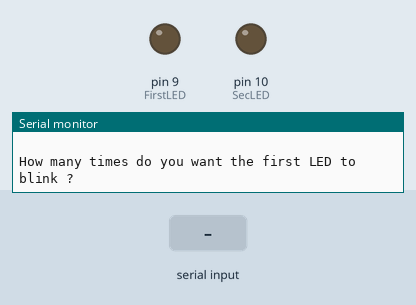
Simulated run of this sketch. Board: Arduino Uno, built with avr-gcc and run on an emulated ATmega328P. Shown: output pins drawn as LEDs (lit = HIGH), the last lines printed to the serial monitor. Dashed ring = blinking. The test bench sets the inputs (shaded band).

Above: at 0.9 s.
1.0 s: "90,45,200,10,150,30\n" received over Serial
At 24.4 s:
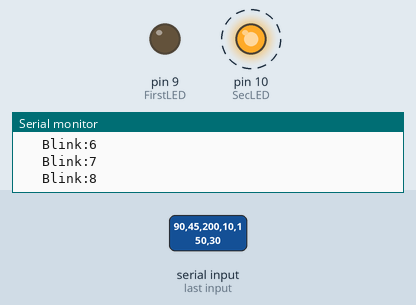
Timing chart, 0 to 24.9 s (numbered marks = the images above; inputs shaded):
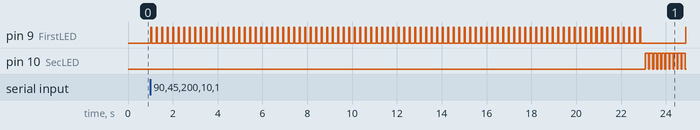

Measured:
- after the input at 1.0 s, pin 9 (FirstLED): goes 89 × (HIGH 0.05 s, LOW 0.20 s), HIGH 0.05 s, LOW 2.0 s, then HIGH, starting at once; pin 10 (SecLED): alternates HIGH for 0.15 s and LOW for 0.03 s, starting after 22.1 s

The sketch:

Day7.ino
```cpp
  int FirstLED= 9; //ir led 1
  int SecLED= 10;  //ir led 2
  int TimeOn;  //time on first
  int TimeOff;  //time off first
  int TimeON;  //time on second one
  int TimeOFF; //time off second one
  int numFirstBlink; //number of time to blink first
  int numSecBlink;  //number of times to blink second
  String firstMessage= "First LED"; //declaring a string variable
  String secondMessage= "Secound LED";

void setup() {

  Serial.begin(115200);
  String wm1= "Welcome to the serial Monitor! " ;
  String wm2= "Here it goes: " ;
  String wm3;  //declare a string variable wm3
  wm3= wm1 +wm2  ; //concatenates the two

  Serial.println(wm3);
  Serial.println(" ");

Serial.println("How many times do you want the first LED to blink ? ");
  while (Serial.available()==0) { } //wait for the user imput data
  numFirstBlink= Serial.parseInt(); //reads the nr from the serial port and puts it in the var
Serial.println("How much should the first LED stay on, in milisec ? ");
  while(Serial.available()==0) {}
  TimeOn= Serial.parseInt();
Serial.println("Ok, now how much should it stay off, in milisec ? ");
  while(Serial.available()==0) {}
  TimeOff= Serial.parseInt();

  Serial.println(" ");

Serial.println("How many times do you want the secound LED to blink ? ");
  while (Serial.available()==0) { }
  numSecBlink= Serial.parseInt();
Serial.println("How much should the secound LED stay on, in milisec ? ");
  while(Serial.available()==0) {}
  TimeON= Serial.parseInt();
Serial.println("Ok, now how much should it stay off, in milisec ? ");
  while(Serial.available()==0) {}
  TimeOFF= Serial.parseInt();

  Serial.println(" ");

  pinMode(FirstLED, OUTPUT);
  pinMode(SecLED, OUTPUT);

}

void loop() {


Serial.println(firstMessage);
  int j=1;
  while ( j<=numFirstBlink ) {  //will make it loop till j is numFirstBlink
    Serial.print("   Blink:");
    Serial.println(j);
    digitalWrite(FirstLED, HIGH);// first
    delay(TimeOn);
    digitalWrite(FirstLED, LOW);
    delay(TimeOff);
    j=j+1;
}

Serial.println(" ");
Serial.println(secondMessage);

  int k=1;
  while ( k<=numSecBlink ) {
  Serial.print("   Blink:");
  Serial.println(k);
  digitalWrite(SecLED, HIGH);  //secound
  delay(TimeON);
  digitalWrite(SecLED, LOW);
  delay(TimeOFF);
  k=k+1;
 }

Serial.println(" ");


}
```
